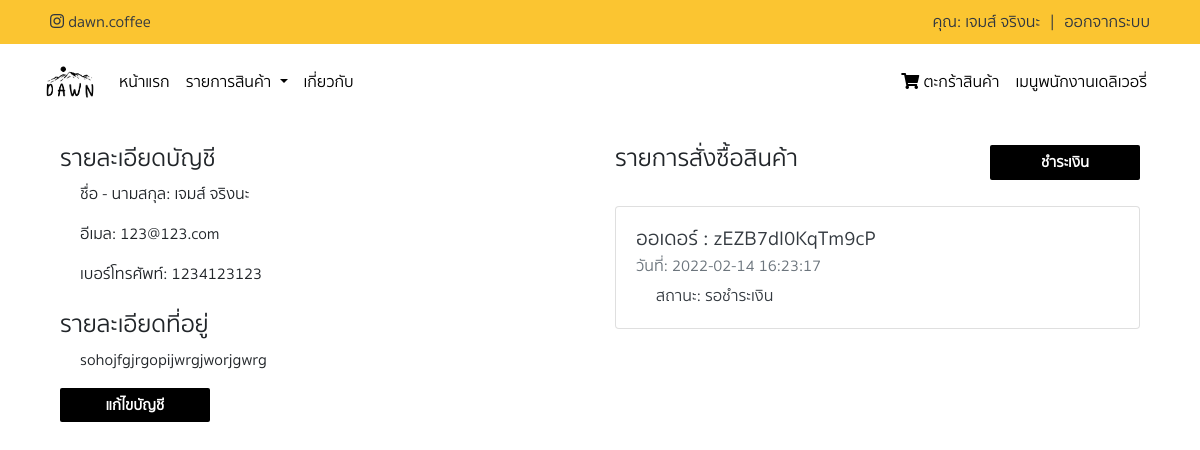
The page /?page=profile (signed in) on the database its author committed.
### tables this page shows
CREATE TABLE `account` (
  `acc_id` int(5) NOT NULL,
  `acc_name` varchar(255) NOT NULL,
  `acc_password` varchar(255) NOT NULL,
  `acc_email` varchar(255) NOT NULL,
  `acc_address` varchar(255) NOT NULL,
  `acc_phone` varchar(255) NOT NULL,
  `acc_status` varchar(255) NOT NULL
);

CREATE TABLE `orders` (
  `order_id` int(5) NOT NULL,
  `order_date` datetime NOT NULL,
  `order_name` text NOT NULL,
  `order_address` text NOT NULL,
  `order_email` text NOT NULL,
  `order_tal` text NOT NULL,
  `order_key` text NOT NULL,
  `status` text NOT NULL,
  `order_track` text NOT NULL,
  `order_shiping` text NOT NULL
);

### auth/profile.php (the view, shortened to what this page needs)
<?php include_once('include/navbar.php')?>
<?php if(isset($_SESSION['auth-id'])){?>
<?php
include('config.inc.php');
$sql = "SELECT * FROM account WHERE acc_id='".$_SESSION["auth-id"]."' ";
$result = mysqli_query($conn, $sql);
$row = mysqli_fetch_array($result);
extract($row);
?>
<div class="container">
<div class="container-fluid">
    <div class="user-info">
        <div class="row">
            <div class="col-md-6">
            <div class="user-name">
                <h4 class="title-menu">รายละเอียดบัญชี</h4>
                <p>ชื่อ - นามสกุล: <?=$acc_name?></p>
                <p>อีเมล: <?=$acc_email?></p>
                <p>เบอร์โทรศัพท์: <?=$acc_phone?></p>
            </div>
            <div class="user-addre">
                <h4 class="title-menu">รายละเอียดที่อยู่</h4>
                <p><?=$acc_address?></p>
            </div>
            <a href="?page=edit_profile" class="btn btn-primary btn-block">แก้ไขบัญชี</a>
            </div>
            <div class="col-md-6">
            <h4 class="title-menu">รายการสั่งซื้อสินค้า             <a href="?page=payment" class="btn btn-primary btn-block float-right">ชำระเงิน</a></h4>
            <br>
<?php
                    $order_sql = "SELECT * FROM orders WHERE order_email='".$acc_email."' ";
                    $result_order = mysqli_query($conn, $order_sql);
                    while($orders = mysqli_fetch_array($result_order)){
                    echo '
                    <a href="?page=orders&&OrderID='.$orders["order_id"].'" class="text-dark" style="text-decoration:none">
                        <div class="card mx-auto" style="">
                        <div class="card-body">
                            <h5 class="card-title">ออเดอร์ : '.$orders["order_key"].'</h5>
                            <h6 class="card-subtitle mb-2 text-muted">วันที่: '.$orders["order_date"].'</h6>
                            <p class="card-text">สถานะ: '.$orders["status"].'</p>
                        </div>
                        </div>
                    </a> ';
                    }
?>
            </div>
        </div>
    </div>
</div>
</div>
<?php }?>

### include/navbar.php (shortened to what this page needs)
<div class="acc-nav">
<ul class="ul-acc-nav">
  <div class="container">
  <li><a href="#"> <i class="fab fa-instagram"></i> dawn.coffee</a></li>
  <?php
      if(isset($_SESSION['auth-id'])){
        include('config.inc.php');
        $sql = "SELECT * FROM account WHERE acc_id='".$_SESSION["auth-id"]."' ";
        $result = mysqli_query($conn, $sql);
        $row = mysqli_fetch_array($result);
        extract($row);
  ?>
  <li style="float:right"><a href="?page=logout">ออกจากระบบ</a></li>
  <li style="float:right" ><a style="color: #2f3640;">|</a></li>
  <li style="float:right" ><a href="?page=profile">คุณ: <?=$acc_name?></a></li>
  <?php }?>
  </div>
</ul>
</div>
<nav class="navbar navbar-expand-md navbar-light bg-c-light">
  <div class="container">
  <a class="navbar-brand" href="?page=home">
    <img src="dist/img/logo_dawn.png" alt="logo" width="50px">
  </a>
  <div class="collapse navbar-collapse" id="navbarSupportedContent">
    <ul class="navbar-nav mr-auto">
      <li class="nav-item">
        <a class="nav-link" href="?page=home">หน้าแรก</a>
      </li>
      <li class="nav-item dropdown">
        <a class="nav-link dropdown-toggle" href="#" id="navbarDropdown" role="button" data-toggle="dropdown" aria-haspopup="true" aria-expanded="false">
          รายการสินค้า
        </a>
      </li>
      <li class="nav-item">
        <a class="nav-link" href="#">เกี่ยวกับ</a>
      </li>
    </ul>
    <ul class="navbar-nav ml-auto">
            <?php
              if(isset($_SESSION['auth-id'])){
            ?>
        <li class="nav-item">
            <a class="nav-link" href="?page=cart"><i class="fas fa-shopping-cart"></i> ตะกร้าสินค้า</a>
        </li>
        <?php }?>
        <?php
        $nav_status = isset($_SESSION['auth-status']) ? $_SESSION['auth-status'] : '';
        if($nav_status == "delivery"){
          echo'
          <li class="nav-item ">
              <a class="nav-link" href="?page=delivery">เมนูพนักงานเดลิเวอรี่</a>
          </li>
          ';
        }
        ?>
    </ul>
  </div>
  </div>
</nav>

### include/navbar.php (style rules this page uses)
.ul-acc-nav { list-style-type: none; margin: 0; padding: 0; overflow: hidden; background-color: #fbc531; }
.ul-acc-nav li { float: left; }
.ul-acc-nav li a { display: block; color: #2f3640; text-align: center; padding: 10px 5px; text-decoration: none; }
.bg-c-light { background-color: white; }
.navbar-nav a { color: black !important; }

### auth/profile.php (style rules this page uses)
.title-menu { margin-top: 25px; }
.user-info p { margin-left: 20px; }
.btn { max-width: 150px; border-radius: 2px; font-size: 15px; font-weight: bold; background-color: black; border: 1px black; }

### rows shown on the page
account: acc_name "เจมส์ จริงนะ", acc_email "123@123.com", acc_phone "1234123123", acc_address "sohojfgjrgopijwrgjworjgwrg"
orders: order_key "zEZB7dI0KqTm9cP", order_date "2022-02-14 16:23:17", status "รอชำระเงิน"
